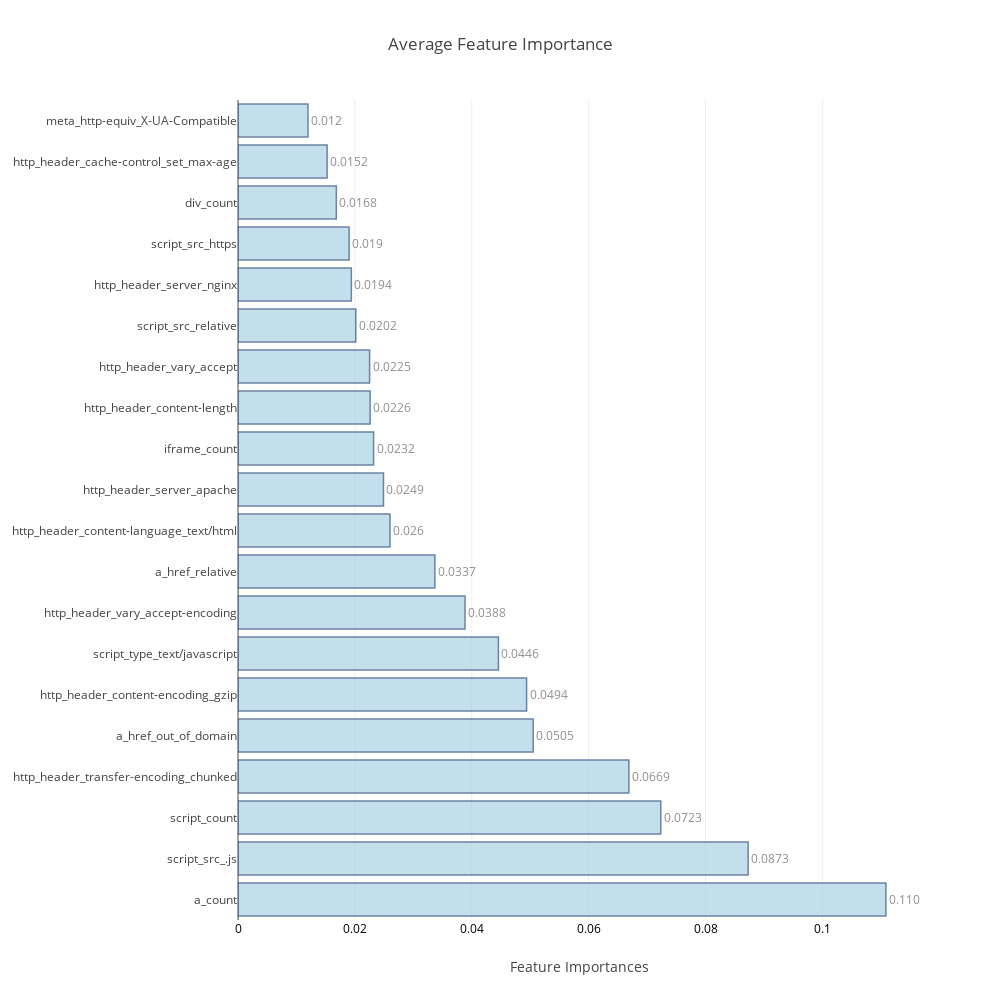

Notebook cell for this chart:
### Code cell
avg_feat_impt=(pd.concat((f_r,f_e), axis=1).mean(axis=1).sort_values(ascending=False))

feat_impt_plot(avg_feat_impt[0:20],title='Average Feature Importance')

### Figure 1 — Plotly figure (JSON) as saved in the notebook; plotly's stock layout.template omitted (floating-point values rounded to 4 significant figures)
{"data": [{"marker": {"color": "rgb(158,202,225)", "line": {"color": "rgb(8,48,107)", "width": 1.5}}, "opacity": 0.6, "orientation": "h", "text": [0.1109, 0.0873, 0.0723, 0.0669, 0.0505, 0.0494, 0.0446, 0.0388, 0.0337, 0.026, 0.0249, 0.0232, 0.0226, 0.0225, 0.0202, 0.0194, 0.019, 0.0168, 0.0152, 0.012], "textposition": "outside", "type": "bar", "uid": "445582dd-0cbf-4743-9abb-a7772afe3340", "x": [0.1109, 0.08729, 0.07234, 0.06689, 0.05051, 0.04938, 0.04456, 0.03885, 0.03368, 0.026, 0.02489, 0.0232, 0.02261, 0.02252, 0.02015, 0.0194, 0.01901, 0.01682, 0.01525, 0.01198], "y": ["a_count", "script_src_.js", "script_count", "http_header_transfer-encoding_chunked", "a_href_out_of_domain", "http_header_content-encoding_gzip", "script_type_text/javascript", "http_header_vary_accept-encoding", "a_href_relative", "http_header_content-language_text/html", "http_header_server_apache", "iframe_count", "http_header_content-length", "http_header_vary_accept", "script_src_relative", "http_header_server_nginx", "script_src_https", "div_count", "http_header_cache-control_set_max-age", "meta_http-equiv_X-UA-Compatible"]}], "layout": {"autosize": false, "height": 1000, "title": "Average Feature Importance", "width": 1000, "xaxis": {"tickfont": {"color": "black", "size": 12}, "title": "Feature Importances"}, "yaxis": {"automargin": true}}}
